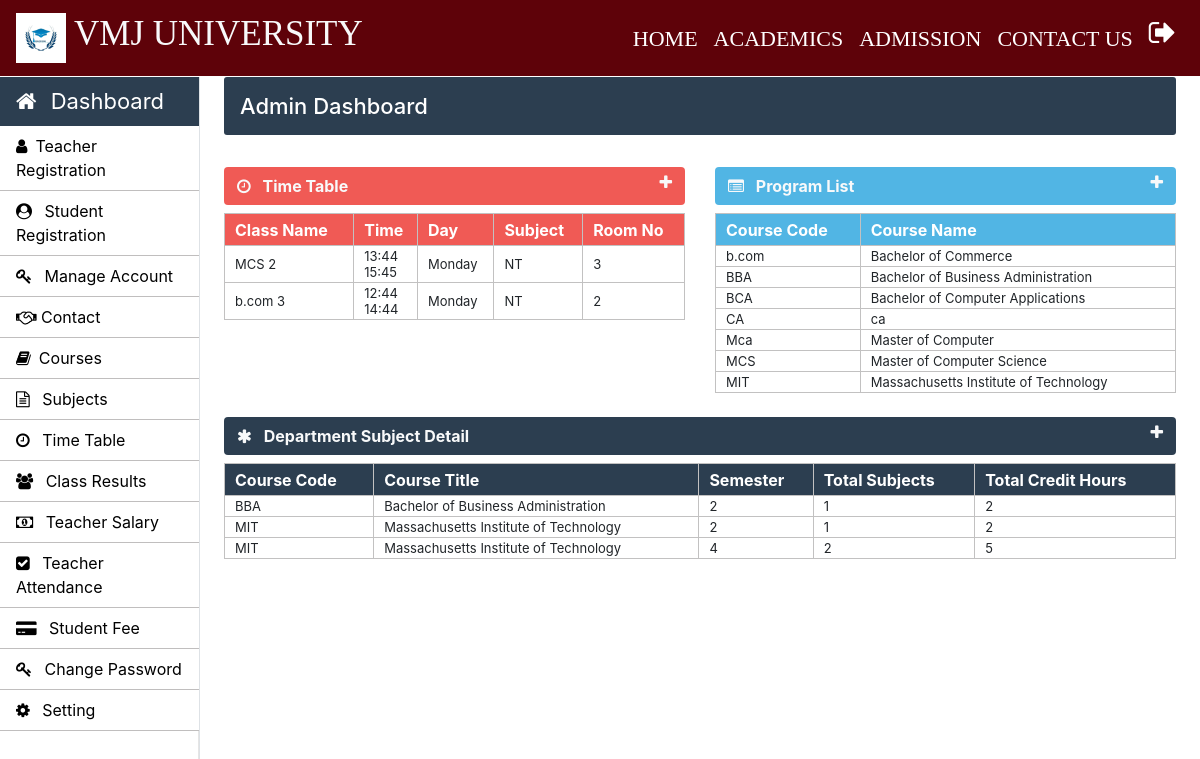
The page /admin/admin-index.php (signed in) on the database its author committed.
### tables this page shows
CREATE TABLE IF NOT EXISTS `time_table` (
  `id` int NOT NULL AUTO_INCREMENT,
  `course_code` varchar(10) NOT NULL,
  `semester` int NOT NULL,
  `timing_from` varchar(10) NOT NULL,
  `timing_to` varchar(10) NOT NULL,
  `day` varchar(20) NOT NULL,
  `subject_code` varchar(20) NOT NULL,
  `room_no` int NOT NULL,
  PRIMARY KEY (`id`)
);

CREATE TABLE IF NOT EXISTS `weekdays` (
  `day_id` int NOT NULL AUTO_INCREMENT,
  `day_name` varchar(15) NOT NULL,
  PRIMARY KEY (`day_id`)
);

CREATE TABLE IF NOT EXISTS `courses` (
  `course_code` varchar(10) NOT NULL,
  `course_name` varchar(50) NOT NULL,
  `semester_or_year` varchar(10) NOT NULL,
  `no_of_year` int NOT NULL,
  PRIMARY KEY (`course_code`)
);

### admin/admin-index.php (the view, shortened to what this page needs)
	<?php include('../common/common-header.php') ?>
	<?php include('../common/admin-sidebar.php') ?>
		<main role="main" class="col-xl-10 col-lg-9 col-md-8 ml-sm-auto px-md-4 mb-2 w-100 page-content-index">
			<div class="flex-wrap flex-md-no-wrap pt-3 pb-2 mb-3 text-white admin-dashboard pl-3">
				<h4>Admin Dashboard </h4>
			</div>
			<div class="row">
				<div class=" col-lg-6 col-md-12 col-sm-12 ">
					<div>
						<section class="mt-3">
							<div class="btn btn-block table-one text-light d-flex">
								<span class="font-weight-bold"><i class="fa fa-clock-o mr-2" aria-hidden="true"></i> Time Table</span>
								<a href="" class="ml-auto" data-toggle="collapse" data-target="#collapseOne"><i class="fa fa-plus text-light" aria-hidden="true"></i></a>
							</div>
							<div class="collapse show mt-2" id="collapseOne">
								<table class="w-100 table-elements table-one-tr"cellpadding="2">
									<tr class="pt-5 table-one text-white" style="height: 32px;">
										<th>Class Name</th>
										<th>Time</th>
										<th>Day</th>
										<th>Subject</th>
										<th>Room No</th>
									</tr>
									<?php
										$query="select * from time_table tt inner join weekdays wd on tt.day=wd.day_id";
										$run=mysqli_query($con,$query);
										while($row=mysqli_fetch_array($run)) {
											echo "<tr>";
											echo "<td>".$row["course_code"]." ".$row["semester"]."</td>";
											echo "<td>".$row["timing_from"]."<br>".$row["timing_to"]."</td>";
											echo "<td>".$row["day_name"]."</td>";
											echo "<td>".$row["subject_code"]."</td>";
											echo "<td>".$row["room_no"]."</td>";
											echo "</tr>";
										}
									?>
								</table>
							</div>
						</section>
					</div>
				</div>
				<div class=" col-lg-6 col-md-12 col-sm-12">
					<div>
						<section class="mt-3">
							<div class="btn btn-block table-two text-light d-flex">
								<span class="font-weight-bold"><i class="fa fa-list-alt mr-2" aria-hidden="true"></i> Program List</span>
								<a href="" class="ml-auto" data-toggle="collapse" data-target="#collapsetwo"><i class="fa fa-plus text-light" aria-hidden="true"></i></a>
							</div>
							<div class="collapse show mt-2" id="collapsetwo">
								<table class="w-100 table-elements table-two-tr"cellpadding="2">
									<tr class="pt-5 table-two text-white" style="height: 32px;">
										<th>Course Code</th>
										<th>Course Name</th>
									</tr>
									<?php
										$query="select course_name,course_code from courses";
										$run=mysqli_query($con,$query);
										while($row=mysqli_fetch_array($run)) { ?>
											<tr>
												<td><?php echo $row['course_code'] ?></td>
												<td><?php echo $row['course_name'] ?></td>
											</tr>
										<?php }
									?>
								</table>
							</div>
						</section>
					</div>
				</div>
				<div class="col-md-12">
					<div>
						<section class="mt-4">
							<div class="btn btn-block table-three text-light d-flex">
								<span class="font-weight-bold"><i class="fa fa-asterisk mr-2" aria-hidden="true"></i> Department Subject Detail</span>
								<a href="" class="ml-auto" data-toggle="collapse" data-target="#collapsethree"><i class="fa fa-plus text-light" aria-hidden="true"></i></a>
							</div>
							<div class="collapse show mt-2" id="collapsethree">
								<table class="w-100 table-elements table-three-tr"cellpadding="2">
									<tr class="pt-5 table-three text-white" style="height: 32px;">
										<th>Course Code</th>
										<th>Course Title</th>
										<th>Semester</th>
										<th>Total Subjects</th>
										<th>Total Credit Hours</th>
									</tr>
									<?php
										$query="select course_code,course_name,semester,count(subject_code) as subject_code,sum(credit_hours) as credit_hours from course_subjects join courses using(course_code) group by course_code, semester";
										$run=mysqli_query($con,$query);
										while($row=mysqli_fetch_array($run)) {
											echo "<tr>";
											echo "<td>".$row["course_code"]."</td>";
											echo "<td>".$row["course_name"]."</td>";
											echo "<td>".$row["semester"]."</td>";
											echo "<td>".$row["subject_code"]."</td>";
											echo "<td>".$row["credit_hours"]."</td>";
											echo "</tr>";
										}
									?>
								</table>
							</div>
						</section>
					</div>
				</div>
			</div>
		</main>
	</body>
</html>

### css/style.css (style rules this page uses)
h4 { font-size: 22px; }
.admin-dashboard { margin-top: 1px !important; background: #2c3e50 !important; border-radius: 3px; }
.table-elements tr, td, th { font-size: 13px; border: 1px solid rgb(194, 193, 193); padding-left: 10px !important; }
.table-one { background: #eb1811b6; }
.table-two { background: #51b5e4; }
.table-three { background: #2c3e50 !important; }
.table-font-for-transcript td, th { font-size: 16px !important; }

### rows shown on the page
time_table: course_code "MCS", semester "2", timing_from "13:44", timing_to "15:45", weekdays.day_name "Monday", subject_code "NT", room_no "3"
time_table: course_code "b.com", semester "3", timing_from "12:44", timing_to "14:44", weekdays.day_name "Monday", subject_code "NT", room_no "2"
courses: course_code "b.com", course_name "Bachelor of Commerce"
courses: course_code "BBA", course_name "Bachelor of Business Administration"
courses: course_code "BCA", course_name "Bachelor of Computer Applications"
courses: course_code "CA", course_name "ca"
courses: course_code "Mca", course_name "Master of Computer"
courses: course_code "MCS", course_name "Master of Computer Science"
courses: course_code "MIT", course_name "Massachusetts Institute of Technology"

### other values the page prints
getUniversityName('University_name') "VMJ UNIVERSITY"
$row["course_code"] "BBA"
$row["course_name"] "Bachelor of Business Administration"
$row["semester"] "2"
$row["subject_code"] "1"
$row["credit_hours"] "2"
$row["course_code"] "MIT"
$row["course_name"] "Massachusetts Institute of Technology"
$row["semester"] "4"
$row["subject_code"] "2"
$row["credit_hours"] "5"
